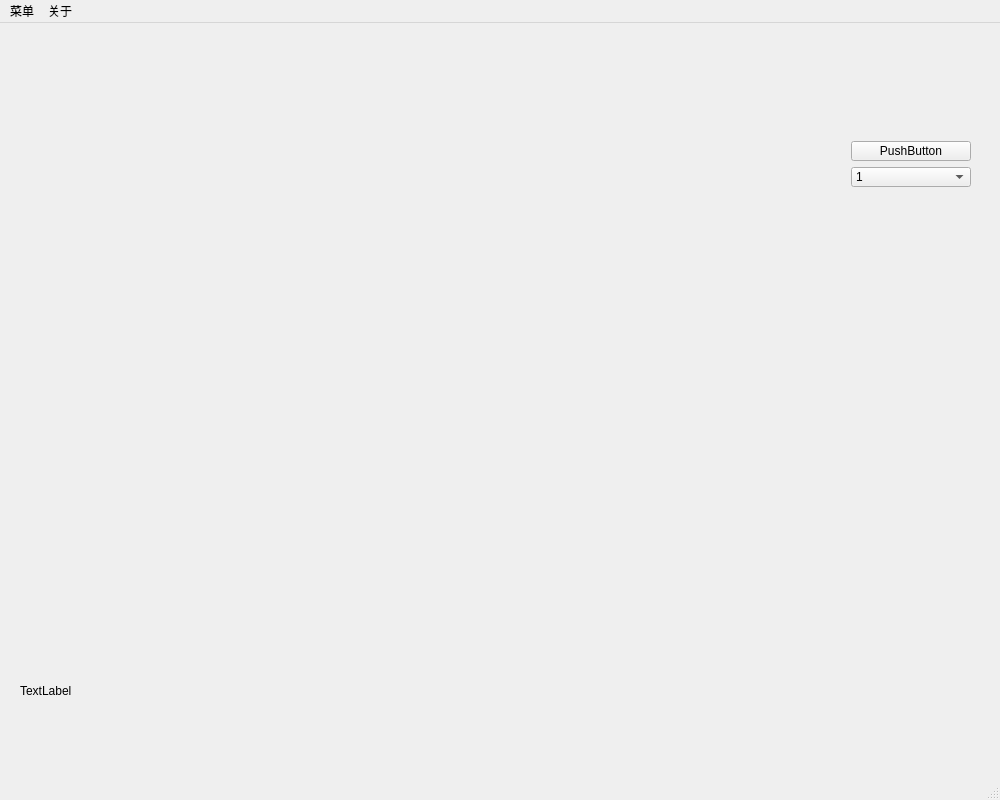
<?xml version="1.0" encoding="UTF-8"?>
<ui version="4.0">
 <class>MainWindow</class>
 <widget class="QMainWindow" name="MainWindow">
  <property name="minimumSize">
   <size>
    <width>1000</width>
    <height>800</height>
   </size>
  </property>
  <property name="maximumSize">
   <size>
    <width>1000</width>
    <height>800</height>
   </size>
  </property>
  <property name="windowTitle">
   <string>立方体中点迭代</string>
  </property>
  <widget class="QWidget" name="centralwidget">
   <widget class="QLabel" name="labellogo">
    <property name="geometry">
     <rect>
      <x>220</x>
      <y>640</y>
      <width>120</width>
      <height>40</height>
     </rect>
    </property>
    <property name="minimumSize">
     <size>
      <width>120</width>
      <height>40</height>
     </size>
    </property>
    <property name="maximumSize">
     <size>
      <width>120</width>
      <height>40</height>
     </size>
    </property>
    <property name="text">
     <string/>
    </property>
    <property name="pixmap">
     <pixmap resource="res.qrc">:/image/horizontal.png</pixmap>
    </property>
    <property name="scaledContents">
     <bool>true</bool>
    </property>
   </widget>
   <widget class="QLabel" name="statusmsg">
    <property name="geometry">
     <rect>
      <x>20</x>
      <y>660</y>
      <width>68</width>
      <height>15</height>
     </rect>
    </property>
    <property name="text">
     <string>TextLabel</string>
    </property>
   </widget>
   <widget class="openglwidget" name="widget" native="true">
    <property name="geometry">
     <rect>
      <x>20</x>
      <y>20</y>
      <width>800</width>
      <height>600</height>
     </rect>
    </property>
    <property name="minimumSize">
     <size>
      <width>800</width>
      <height>600</height>
     </size>
    </property>
    <property name="maximumSize">
     <size>
      <width>800</width>
      <height>600</height>
     </size>
    </property>
   </widget>
   <widget class="QWidget" name="widget_2" native="true">
    <property name="geometry">
     <rect>
      <x>840</x>
      <y>30</y>
      <width>141</width>
      <height>231</height>
     </rect>
    </property>
    <widget class="QWidget" name="">
     <property name="geometry">
      <rect>
       <x>11</x>
       <y>0</y>
       <width>121</width>
       <height>221</height>
      </rect>
     </property>
     <layout class="QVBoxLayout" name="verticalLayout">
      <item>
       <spacer name="verticalSpacer">
        <property name="orientation">
         <enum>Qt::Vertical</enum>
        </property>
        <property name="sizeHint" stdset="0">
         <size>
          <width>20</width>
          <height>58</height>
         </size>
        </property>
       </spacer>
      </item>
      <item>
       <widget class="QPushButton" name="pushButton">
        <property name="minimumSize">
         <size>
          <width>120</width>
          <height>20</height>
         </size>
        </property>
        <property name="maximumSize">
         <size>
          <width>120</width>
          <height>20</height>
         </size>
        </property>
        <property name="text">
         <string>PushButton</string>
        </property>
       </widget>
      </item>
      <item>
       <widget class="QComboBox" name="comboBoxGeneration">
        <property name="minimumSize">
         <size>
          <width>120</width>
          <height>20</height>
         </size>
        </property>
        <property name="maximumSize">
         <size>
          <width>120</width>
          <height>20</height>
         </size>
        </property>
        <item>
         <property name="text">
          <string>1</string>
         </property>
        </item>
        <item>
         <property name="text">
          <string>2</string>
         </property>
        </item>
        <item>
         <property name="text">
          <string>3</string>
         </property>
        </item>
        <item>
         <property name="text">
          <string>4</string>
         </property>
        </item>
        <item>
         <property name="text">
          <string>5</string>
         </property>
        </item>
        <item>
         <property name="text">
          <string>6</string>
         </property>
        </item>
       </widget>
      </item>
      <item>
       <spacer name="verticalSpacer_2">
        <property name="orientation">
         <enum>Qt::Vertical</enum>
        </property>
        <property name="sizeHint" stdset="0">
         <size>
          <width>20</width>
          <height>40</height>
         </size>
        </property>
       </spacer>
      </item>
     </layout>
    </widget>
   </widget>
  </widget>
  <widget class="QMenuBar" name="menubar">
   <property name="geometry">
    <rect>
     <x>0</x>
     <y>0</y>
     <width>1000</width>
     <height>23</height>
    </rect>
   </property>
   <widget class="QMenu" name="menu">
    <property name="title">
     <string>菜单</string>
    </property>
    <widget class="QMenu" name="menu_3">
     <property name="title">
      <string>显示模式</string>
     </property>
     <property name="icon">
      <iconset resource="res.qrc">
       <normaloff>:/image/sign.png</normaloff>:/image/sign.png</iconset>
     </property>
     <addaction name="actionSmoothShaded"/>
     <addaction name="actionFlatShaded"/>
     <addaction name="actionHiddenLine"/>
     <addaction name="actionWireframe"/>
    </widget>
    <addaction name="separator"/>
    <addaction name="actionimport"/>
    <addaction name="menu_3"/>
   </widget>
   <widget class="QMenu" name="menu_2">
    <property name="title">
     <string>关于</string>
    </property>
    <addaction name="actionabout"/>
   </widget>
   <addaction name="menu"/>
   <addaction name="menu_2"/>
  </widget>
  <widget class="QStatusBar" name="statusbar"/>
  <action name="actionimport">
   <property name="icon">
    <iconset resource="res.qrc">
     <normaloff>:/image/sign.png</normaloff>:/image/sign.png</iconset>
   </property>
   <property name="text">
    <string>导入</string>
   </property>
  </action>
  <action name="actionabout">
   <property name="icon">
    <iconset resource="res.qrc">
     <normaloff>:/image/sign.png</normaloff>:/image/sign.png</iconset>
   </property>
   <property name="text">
    <string>关于</string>
   </property>
  </action>
  <action name="actionSmoothShaded">
   <property name="text">
    <string>平滑</string>
   </property>
  </action>
  <action name="actionFlatShaded">
   <property name="text">
    <string>平滑阴影</string>
   </property>
  </action>
  <action name="actionHiddenLine">
   <property name="text">
    <string>隐藏线</string>
   </property>
  </action>
  <action name="actionWireframe">
   <property name="text">
    <string>线框</string>
   </property>
  </action>
 </widget>
 <customwidgets>
  <customwidget>
   <class>openglwidget</class>
   <extends>QWidget</extends>
   <header>openglwidget.h</header>
   <container>1</container>
  </customwidget>
 </customwidgets>
 <resources>
  <include location="res.qrc"/>
 </resources>
 <connections/>
</ui>
